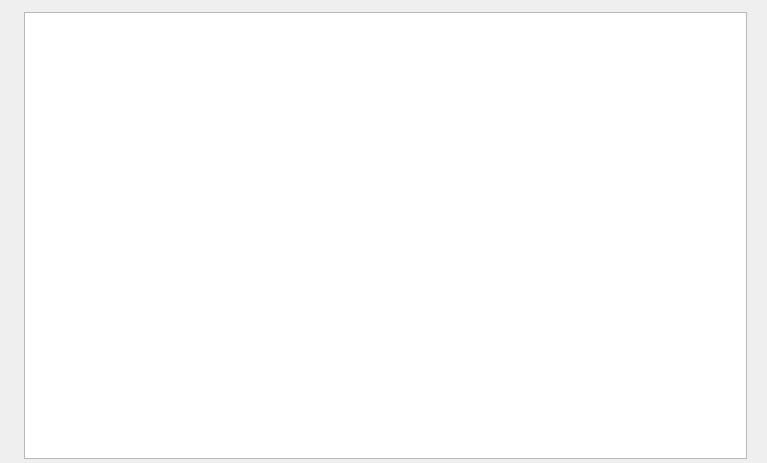
<?xml version="1.0" encoding="UTF-8"?>
<ui version="4.0">
 <class>widget_step_info</class>
 <widget class="QWidget" name="widget_step_info">
  <property name="geometry">
   <rect>
    <x>0</x>
    <y>0</y>
    <width>767</width>
    <height>463</height>
   </rect>
  </property>
  <property name="windowTitle">
   <string>Form</string>
  </property>
  <widget class="QWidget" name="verticalLayoutWidget">
   <property name="geometry">
    <rect>
     <x>0</x>
     <y>0</y>
     <width>771</width>
     <height>471</height>
    </rect>
   </property>
   <layout class="QHBoxLayout" name="horizontalLayout">
    <property name="spacing">
     <number>0</number>
    </property>
    <property name="leftMargin">
     <number>24</number>
    </property>
    <property name="topMargin">
     <number>12</number>
    </property>
    <property name="rightMargin">
     <number>24</number>
    </property>
    <property name="bottomMargin">
     <number>12</number>
    </property>
    <item>
     <widget class="QListWidget" name="lw_step_info"/>
    </item>
   </layout>
  </widget>
 </widget>
 <resources/>
 <connections/>
</ui>
